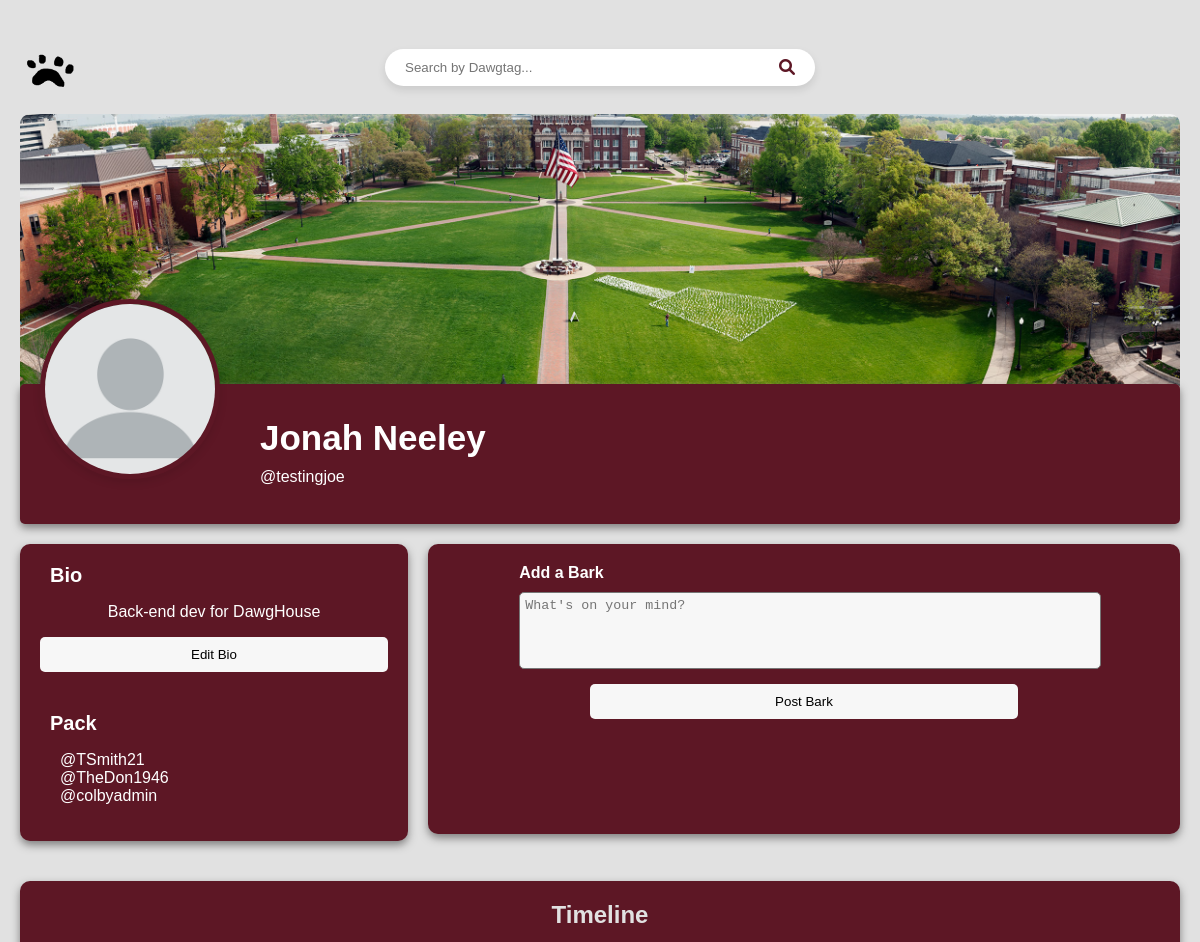
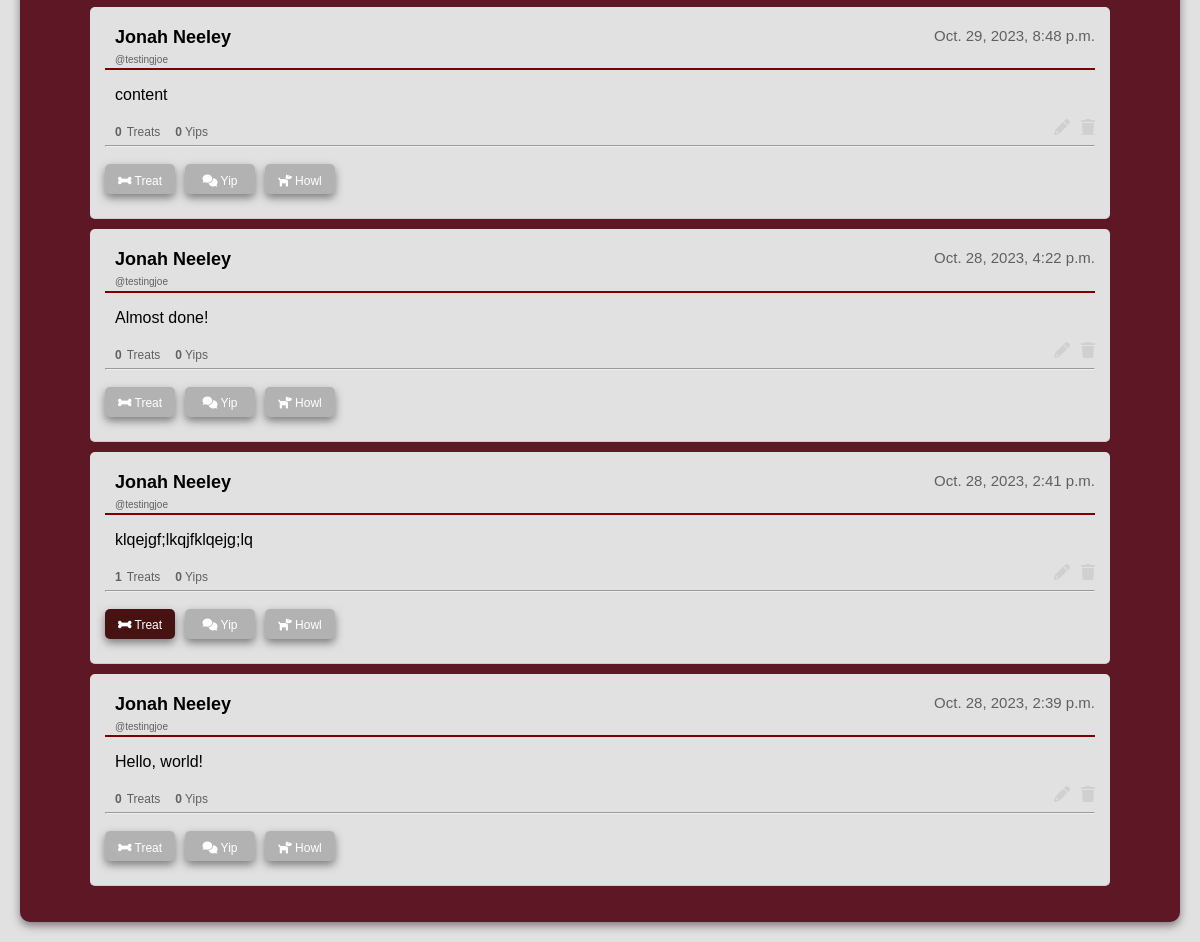
Page /main/profile/testingjoe/ (signed in) on the earlier database version (2 pictures, top to bottom).
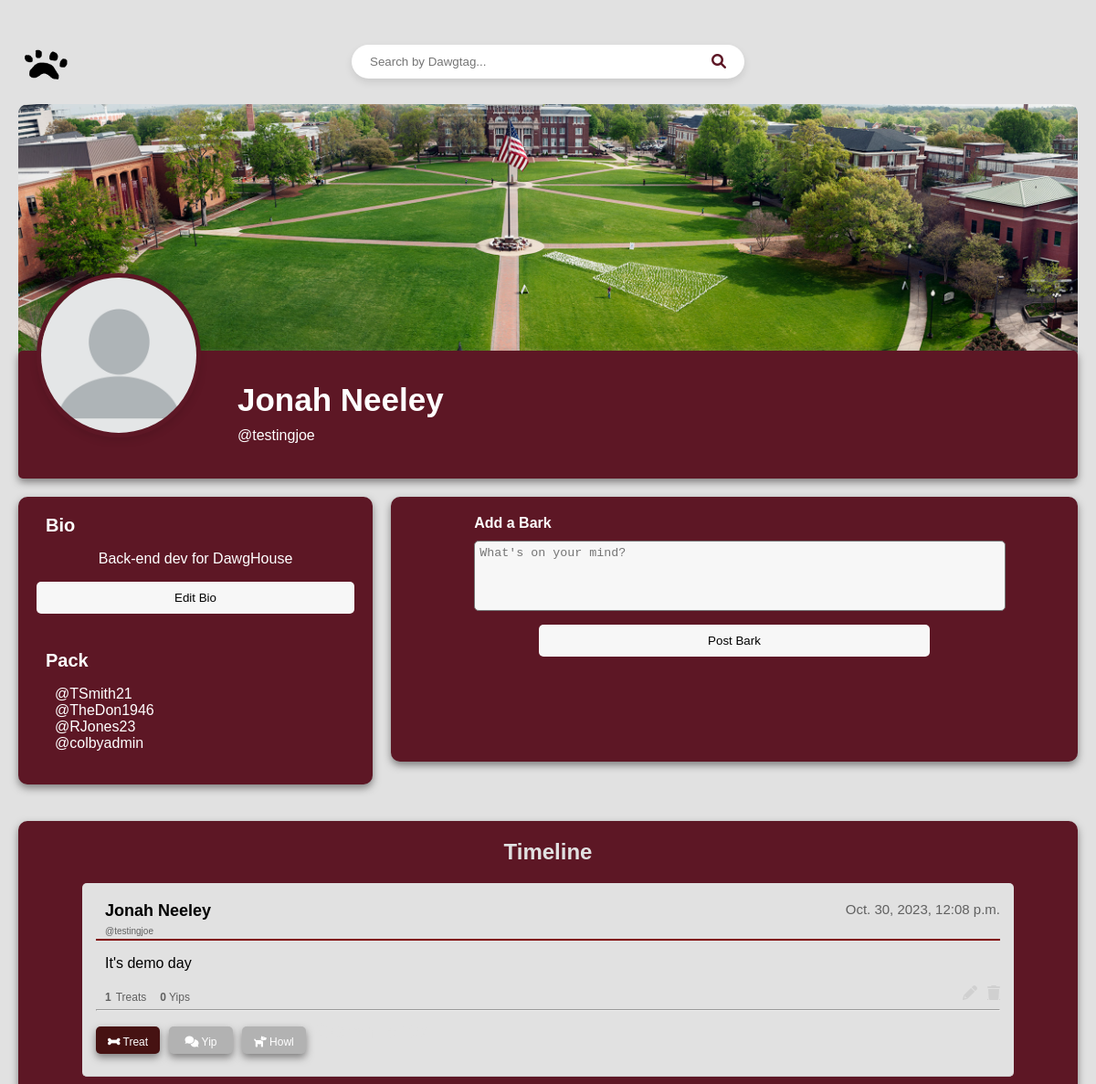
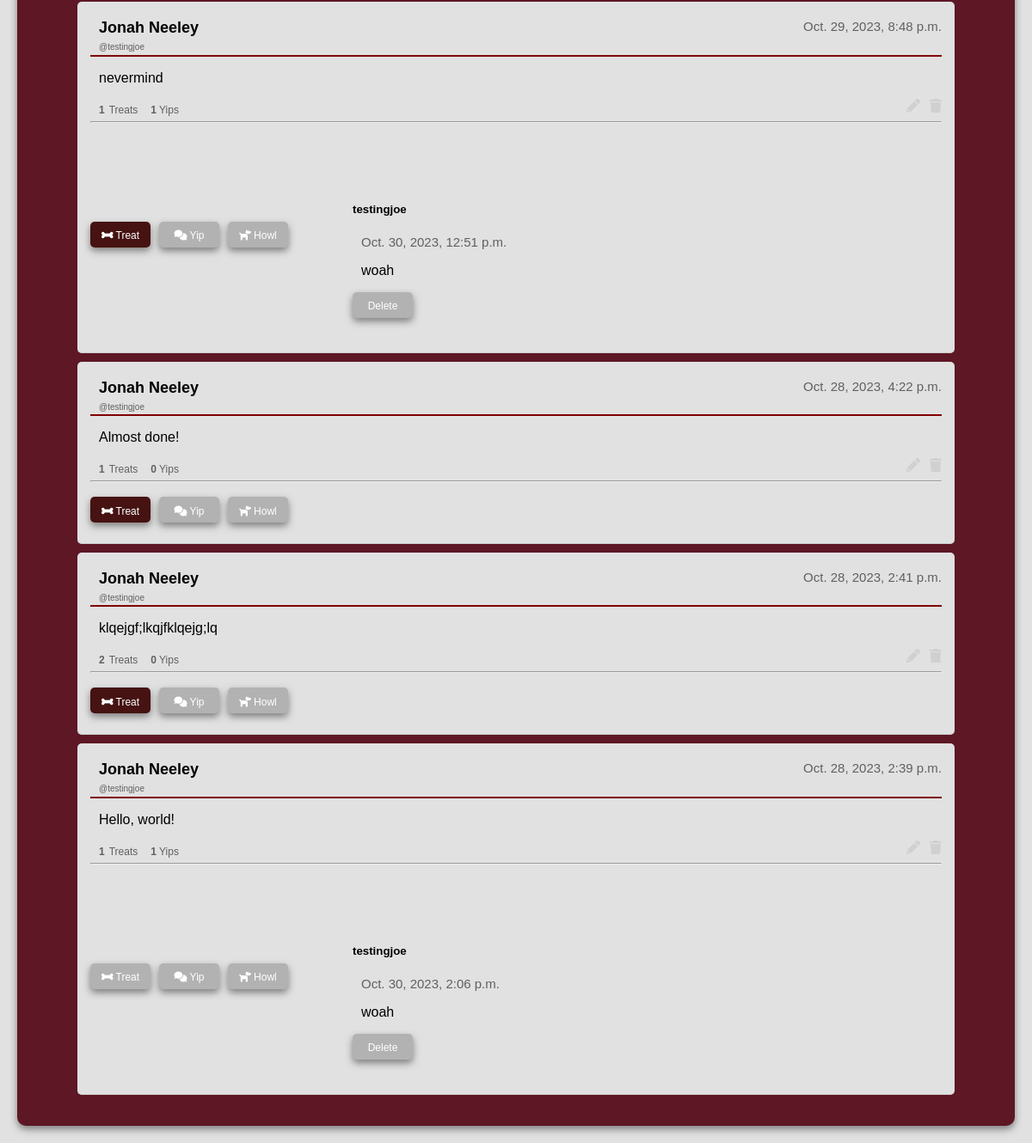
Same page on the later database version (2 pictures, top to bottom).
### homepage/models.py (models this page shows, shortened)
class DawgHouseUser(AbstractBaseUser, PermissionsMixin):
    username = models.CharField(unique=True, max_length=30)
    first_name = models.CharField(max_length=30)
    last_name = models.CharField(max_length=30)
    bio = models.TextField(blank=True, max_length=200)
    friends = models.ManyToManyField("self", blank=True)
    is_staff = models.BooleanField(default=False)
    USERNAME_FIELD = "username"
    REQUIRED_FIELDS = ["first_name", "last_name"]
    objects = DawgHouseUserManager()

class Bark(models.Model):
    id = models.UUIDField(primary_key=True, default=uuid.uuid4)
    user = models.ForeignKey(settings.AUTH_USER_MODEL, on_delete=models.CASCADE)
    content = models.TextField()
    timestamp = models.DateTimeField(auto_now_add=True)
    num_likes = models.IntegerField(default=0)
    num_yips = models.IntegerField(default=0)
    num_howls = models.IntegerField(default=0)
    treated_by = models.ManyToManyField(
        DawgHouseUser, related_name="treats_given", blank=True
    )
    is_repost = models.BooleanField(default=False)
    original_bark=models.ForeignKey('self',null=True,blank=True, on_delete=models.SET_NULL)

class Comment(models.Model):
    bark = models.ForeignKey(Bark, related_name="comments", on_delete=models.CASCADE)
    name = models.ForeignKey(DawgHouseUser, on_delete=models.CASCADE)
    body = models.TextField()
    date_added = models.DateTimeField(auto_now_add=True)

### homepage/views.py (the view)
# urls.py: path("profile/<str:username>/", views.ProfileView, name="profile"),
def ProfileView(request, username):
    user = get_object_or_404(DawgHouseUser, username=username)
    friends_list = user.friends.all()
    barks = Bark.objects.filter(user=user).order_by("-timestamp")
    context = {"user": user, "barks": barks, "friends_list": friends_list}
    if user == request.user:
        return render(request, "user_profile.html", context)
    elif request.user in user.friends.all():
        return render(request, "friend_view.html", context)
    else:
        return render(request, "non_friend_view.html", context)

### homepage/templates/user_profile.html (shortened to what this page needs)
<!DOCTYPE html>
<html>
<head>
    {% load static %}
    <link rel="stylesheet" href="{% static 'profile.css' %}" />
    <link rel="stylesheet" href="https://cdnjs.cloudflare.com/ajax/libs/font-awesome/6.0.0/css/all.min.css">
</head>
<body>
    <div class="top-bar">
        <a href="{% url 'main_timeline' %}" class="logo-link">
            <img
                src="{% static 'images/DHLogo.png' %}"
                alt="DawgHouse Logo"
                class="logo"
            />
        </a>
        <form method="POST" action="{% url 'search_users' %}" class="search-bar-container">
            <input type="text" id="searchInput" name="username" placeholder="Search by Dawgtag...">
            <button type="submit"><i class="fa fa-search" aria-hidden="true"></i></button>
        </form>
    </div>
    <div class="profile-cover">
      <img
        src="{% static 'images/msstate.jpg' %}"
        alt="{{ user.username }}'s cover photo"
      />
    </div>
    <div class="profile-content">
      <div class="profile-header">
        <img
          src="{% static 'images/profilePicture.jpg' %}"
          alt="{{ user.username }}'s profile picture"
        />
        <div class="profile-name-bio">
          <h1>{{ user.first_name }} {{ user.last_name }}</h1>
          <p>@{{ user.username }}</p>
        </div>
      </div>
      <div class="profile-layout">
        <div class="bio-container">
          <strong>Bio</strong>
          <div class="display-bio">
            <p id="bioText">{{ user.bio }}</p>
            <button id="editBioButton">Edit Bio</button>
          </div>
          <div class="friends-list">
            <strong>Pack</strong>
            {% if friends_list %}
            <ul>
              {% for friend in friends_list %}
              <li>@{{ friend.username }}</li>
              {% endfor %}
            </ul>
            {% else %}
            <p>No friends yet!</p>
            {% endif %}
          </div>
        </div>
        <div class="add-bark-container">
          <form action="{% url 'post_bark' %}" method="post">
            <div class="bark-input-group">
              <strong>Add a Bark</strong>
              <textarea
                name="bark_content"
                placeholder="What's on your mind?"
                required
              ></textarea>
            </div>
            <button type="submit">Post Bark</button>
          </form>
        </div>
        <div class="barks-container">
          <h2>Timeline</h2>
          <ul>
            {% for bark in barks %}
            <li class="bark">
              <div class="bark-header">
                  <h3>{{ user.first_name }} {{ user.last_name }}</h3>
                  <p class="timestamp">{{ bark.timestamp }}</p>
              </div>
              <h4>@{{ user.username }}</h4>
              <hr color="maroon">
              <div class="bark-content-display">
                <p id="bark-content-{{ bark.id }}">{{ bark.content }}</p>
                <div class="action-icons">
                  <i class="fa fa-pencil edit-bark" data-bark-id="{{ bark.id }}" aria-hidden="true"></i>
                  <a href="{% url 'delete_bark' bark.id %}" class="fa fa-trash delete-bark" onclick="return confirm('Are you sure you want to delete this bark?');" aria-hidden="true"></a>
              </div>
              </div>
              <div class="counters-container">
                <h4 class="counters-container">
                  <strong>{{ bark.num_likes }}</strong> Treats
                  <span class="comment-counter"><strong>{{ bark.num_yips }}</strong> Yips</span>
                </h4>
              </div>
              <hr>
              <div class="button-container">
                <form action="{% url 'give_treat' bark.id user.username %}" method="post">
                  {% csrf_token %} {% if user in bark.treated_by.all %}
                  <button type="submit" style="background-color: rgb(70, 18, 18)"><i class="fa-solid fa-bone" style="color:white;"></i> Treat</button>
                  {% else %}
                  <button type="submit"><i class="fa-solid fa-bone" style="color:white;"></i> Treat</button>
                  {% endif %}
                </form>
                <button class="show-comment-input" data-bark-id="{{ bark.id }}"><i class="fa-solid fa-comments" style="color:white;"></i> Yip</button>
         <form method="POST" class="repost-form">
          <button type="button" class="repost-button" data-bark-id="{{ bark.id }}">
              <i class="fa-solid fa-dog" style="color:white;"></i> Howl
          </button>
      </form>
                  <div class="comments-container">
                    <h2>Comments</h2>
                    <ul id="comment-list">
                        {% for comment in bark.comments.all %}
                        <li class="comment">
                            <div class="comment-header">
                                <h5 class="username">{{ comment.name.username }}</h5>
                                <p class="timestamp">{{ comment.date_added }}</p>
                            </div>
                            <div class="comment-content-display">
                                <p>{{ comment.body }}</p>
                                <button class="delete-comment" data-comment-id="{{ comment.id }}">Delete</button>
                            </div>
                        </li>
                        {% endfor %}
                    </ul>
                </div>
          {% endfor %}
          </ul>
        </div>
      </div>
    </body>
  </html>

Differences in the rows shown:
now on this page (row edited): DawgHouseUser: username "RJones23"
added Bark: {{ user.first_name }} "Jonah", {{ user.last_name }} "Neeley", timestamp "Oct. 30, 2023, 12:08 p.m.", {{ user.username }} "testingjoe", content "It's demo day", num_likes "1", num_yips "0", shows "Treat"
changed Bark: content "content" → "nevermind"; num_likes "0" → "1"; num_yips "0" → "1"
added Comment: name.username "testingjoe", date_added "Oct. 30, 2023, 12:51 p.m.", body "woah", shown under Bark "Oct. 29, 2023, 8:48 p.m."
changed Bark "Almost done!": num_likes "0" → "1"
changed Bark "klqejgf;lkqjfklqejg;lq": num_likes "1" → "2"
changed Bark "Hello, world!": num_likes "0" → "1"; num_yips "0" → "1"
added Comment: name.username "testingjoe", date_added "Oct. 30, 2023, 2:06 p.m.", body "woah", shown under Bark "Hello, world!"
